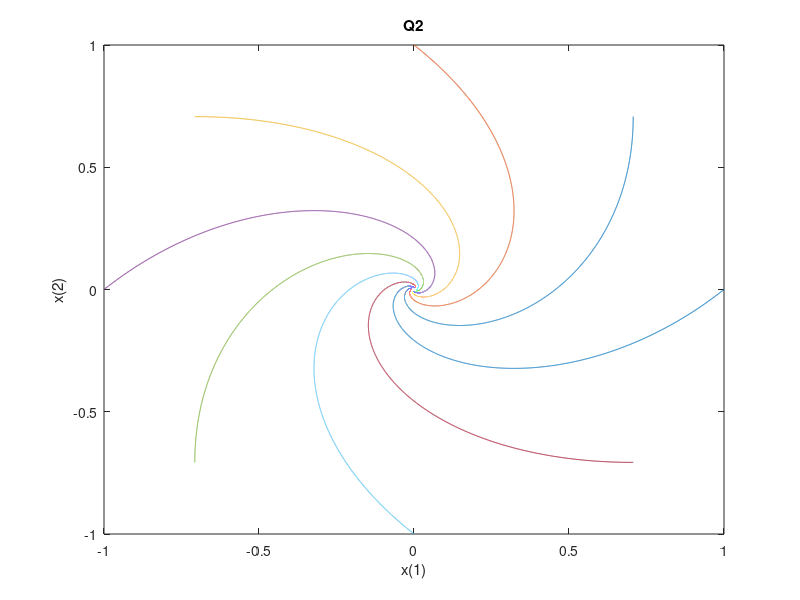

Recreate this plot in MATLAB.
clear;clc;
num=8;
for j=1:num
    theta=j*(2*pi/num);
    x1array(1)=real(1*exp(1i*theta)); 
    x2array(1)=imag(1*exp(1i*theta));

    for i=1:10000
        x(1)=x1array(i); x(2)=x2array(i);
        u=((4*x(1)*x(1)+x(2)*x(2)-4)-1);
        x1dot=x(2)-(4*x(1)*x(1)+x(2)*x(2)-4)*x(1)+u*x(1);
        x2dot=-x(1)-(4*x(1)*x(1)+x(2)*x(2)-4)*x(2)+u*x(2);
        x1array(i+1)=x(1)+x1dot*0.001;
        x2array(i+1)=x(2)+x2dot*0.001;
    end

    xlabel('x(1)');
    ylabel('x(2)');
    plot(x1array,x2array);
    title('Q2');
    hold on;
end
